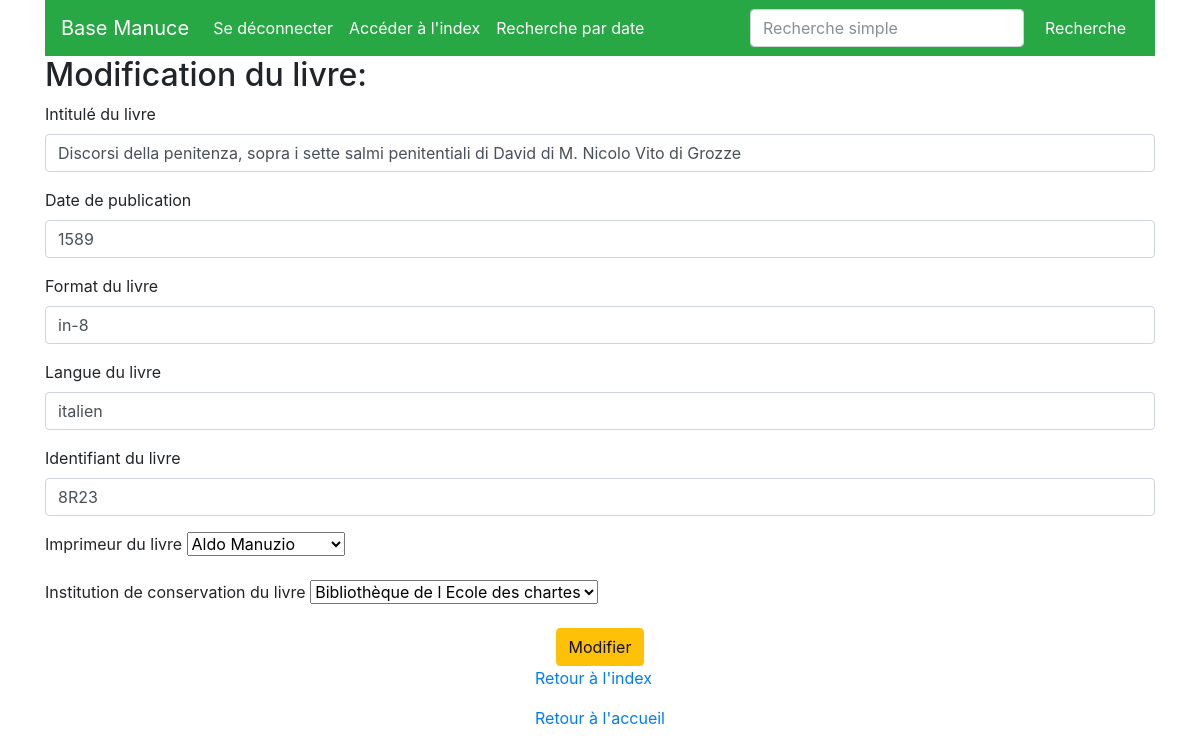
Screenshot of /book/0/mod_form (signed in) with the database file from the repository.
### basemanuce/modeles/donnees.py (models this page shows, shortened)
class Books(db.Model):
    __tablename__ = 'books'
    book_id = db.Column(db.Integer, unique=True, nullable=False, primary_key=True, autoincrement=True)
    title = db.Column(db.Text)
    publidate = db.Column(db.Text)
    format = db.Column(db.Text)
    language = db.Column(db.Text)
    identifier = db.Column(db.Text, nullable=False)
    id_printer = db.Column(db.Integer, db.ForeignKey('printers.printer_id'))
    id_institution = db.Column(db.Integer, db.ForeignKey('institutions.institution_id'))
    printer = db.relationship("Printers", back_populates="book", foreign_keys=id_printer)
    institution = db.relationship("Institutions", back_populates="book", foreign_keys=id_institution)
    authorships = db.relationship("Authorship", back_populates="book", foreign_keys=Authorship.authorship_book_id)

class Printers(db.Model):
    __tablename__ = 'printers'
    printer_id = db.Column(db.Integer, unique=True, nullable=False, primary_key=True, autoincrement=True)
    printer_name = db.Column(db.Text, nullable=False)
    birthyear = db.Column(db.Integer)
    deathyear = db.Column(db.Integer)
    printer_othername1 = db.Column(db.Text)
    printer_othername2 = db.Column(db.Text)
    description = db.Column(db.Text)
    book = db.relationship("Books", back_populates="printer", foreign_keys=Books.id_printer)
    authorships = db.relationship("Authorship", back_populates="printer", foreign_keys=Authorship.authorship_printer_id)

class Institutions(db.Model):
    __tablename__ = 'institutions'
    institution_id = db.Column(db.Integer, unique=True, nullable=False, primary_key=True, autoincrement=True)
    country = db.Column(db.Text, nullable=False)
    city = db.Column(db.Text, nullable=False)
    institution_name = db.Column(db.Text, nullable=False)
    book = db.relationship("Books", back_populates="institution", foreign_keys=Books.id_institution)
    authorships = db.relationship("Authorship", back_populates="institution",
                                  foreign_keys=Authorship.authorship_institution_id)

### basemanuce/routes/routes_form.py (the view, shortened to what this page needs)
@app.route("/book/<int:book_id>/mod_form", methods=["GET", "POST"])
@login_required
def form_modifs(book_id):
    mon_livre = Books.query.get_or_404(book_id)
    imprimeurs = Printers.query.all()
    institutions = Institutions.query.all()
    erreurs = []
    updated = False
    return render_template("pages/form_modifs.html", nom="Base Manuce", livre=mon_livre,
                           imprimeurs=imprimeurs, institutions=institutions,
                           erreurs=erreurs, updated=updated)

### basemanuce/modeles/utilisateurs.py (called while the page is built)
@login.user_loader
def find_user_with_id(identifier):
    return User.query.get(int(identifier))

### basemanuce/templates/pages/form_modifs.html (shortened to what this page needs)
{% extends "conteneur.html" %}
{% block corps %}
{% if livre %}
<h2>Modification du livre: </h2>
    <form method="POST" action="{{url_for('form_modifs', book_id=livre.book_id)}}">
        <div class="mb-3">
            <label for="bookTitle" class="form-label">Intitulé du livre</label>
            <input type="text" name="bookTitle" class="form-control
            {% if 'bookTitle' in erreurs %}is-invalid{% endif %}" id="bookTitle" value="{{livre.title}}">
        </div>
        <div class="mb-3">
            <label for="bookDate" class="form-label">Date de publication</label>
            <input type="number" min="1450" max="1650" name="bookDate" class="form-control " id="bookDate" value="{{livre.publidate}}">
        </div>
        <div class="mb-3">
            <label for="bookFormat">Format du livre</label>
            <input type="text" name="bookFormat" class="form-control " id="bookFormat" value="{{livre.format}}">
        </div>
        <div class="mb-3">
            <label for="bookLanguage">Langue du livre</label>
            <input type="text" name="bookLanguage" class="form-control " id="bookLanguage" value="{{livre.language}}">
        </div>
        <div class="mb-3">
            <label for="bookIdentifier">Identifiant du livre</label>
            <input type="text" name="bookIdentifier" class="form-control " id="bookIdentifier" value="{{livre.identifier}}">
        </div>
        <div class="mb-3">
            <label for="bookPrinter" class="form-label {% if 'bookPrinter' in erreurs%}is-invalid{% endif %}">Imprimeur du livre</label>
            <select name="bookPrinter" id="bookPrinter">
                {% for imprimeur in imprimeurs %}
                    <option value="{{imprimeur.printer_id}}" {% if imprimeur.printer_id == livre.id_printer %}selected{% endif %}>
                        {{imprimeur.printer_name}}
                    </option>
                {% endfor %}
            </select>
        </div>
        <div class="mb-3">
            <label for="bookPlace" class="form-label {% if 'bookPlace' in erreurs%}is-invalid{% endif %}">Institution de conservation du livre</label>
            <select name="bookPlace" id="bookPlace">
                {% for institution in institutions %}
                    <option value="{{institution.institution_id}}" {% if institution.institution_id == livre.id_institution %}selected{% endif %}>
                        {{institution.institution_name}}
                    </option>
                {% endfor %}
            </select>
        </div>
        <div class="row justify-content-center">
         <button type="submit" class="btn btn-warning">Modifier</button>
        </div>
    </form>
{% endif %}
{% endblock %}
{% block basdepage %}
<p><a href="{{url_for('index')}}">Retour à l'index</a></p>
<p><a href="{{url_for('accueil')}}">Retour à l'accueil</a></p>
{% endblock %}

### rows the page displays
Books: bookTitle "Discorsi della penitenza, sopra i sette salmi penitentiali di David di M. Nicolo Vito di Grozze", bookDate "1589", bookFormat "in-8", bookLanguage "italien", bookIdentifier "8R23", bookPrinter "Aldo Manuzio", bookPlace "Bibliothèque de l Ecole des chartes"
